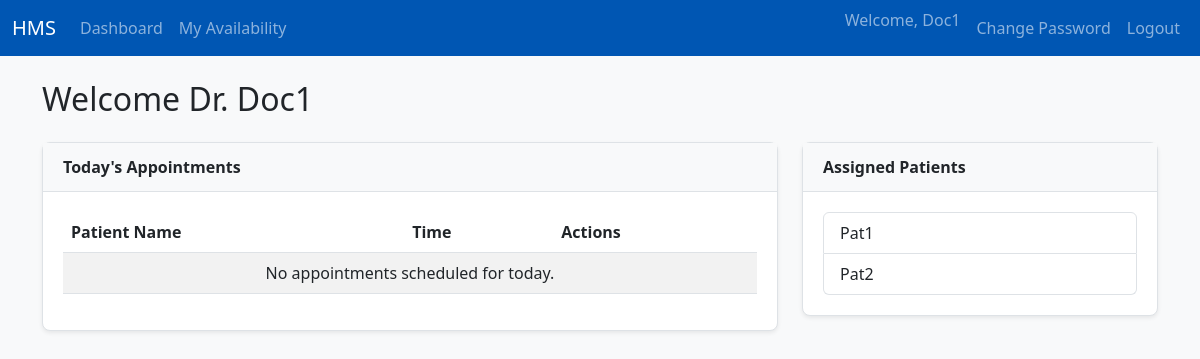
Page /doctor/dashboard (signed in) on the committed database.
### models/models.py (models this page shows)
class User(db.Model, UserMixin):
    id = db.Column(db.Integer, primary_key=True)
    username = db.Column(db.String(150), unique=True, nullable=False)
    password = db.Column(db.String(150), nullable=False)
    role = db.Column(db.String(50), nullable=False)
    is_blacklisted = db.Column(db.Boolean, default=False, nullable=False)

class Doctor(db.Model):
    id = db.Column(db.Integer, primary_key=True)
    user_id = db.Column(db.Integer, db.ForeignKey('user.id'), nullable=False)
    name = db.Column(db.String(100), nullable=False)
    specialization_id = db.Column(db.Integer, db.ForeignKey('department.id'), nullable=False)
    availability = db.Column(db.JSON, nullable=True)
    experience = db.Column(db.Integer, nullable=True)
    qualifications = db.Column(db.String(255), nullable=True)
    profile_picture = db.Column(db.String(255), nullable=True, default='default.jpg')
    user = db.relationship('User', backref=db.backref('doctor', uselist=False))
    specialization = db.relationship('Department', backref='doctors')

class Patient(db.Model):
    id = db.Column(db.Integer, primary_key=True)
    user_id = db.Column(db.Integer, db.ForeignKey('user.id'), nullable=False)
    name = db.Column(db.String(100), nullable=False)
    contact = db.Column(db.String(100), nullable=True)
    user = db.relationship('User', backref=db.backref('patient', uselist=False))

### controllers/doctor_controller.py (the view)
@doctor_bp.route('/dashboard')
def dashboard():
    doctor = Doctor.query.filter_by(user_id=current_user.id).first()
    today_appointments = Appointment.query.filter_by(doctor_id=doctor.id, date=date.today()).all()
    all_appointments = Appointment.query.filter_by(doctor_id=doctor.id).all()
    assigned_patients = sorted(list({app.patient for app in all_appointments}), key=lambda p: p.name)
    return render_template('doctor_dashboard.html', appointments=today_appointments, assigned_patients=assigned_patients)

### controllers/doctor_controller.py (called while the page is built)
@doctor_bp.before_request
@login_required
def check_is_doctor():
    if current_user.role != 'doctor': return "Unauthorized", 403

### templates/doctor_dashboard.html (shortened to what this page needs)
{% extends "base.html" %}
{% block content %}
<h2 class="mb-4">Welcome Dr. {{ current_user.doctor.name }}</h2>
<div class="row">
    <div class="col-md-8">
        <div class="dashboard-card">
            <div class="card-header">Today's Appointments</div>
            <div class="card-body">
                <table class="table table-striped">
                    <thead><tr><th>Patient Name</th><th>Time</th><th>Actions</th></tr></thead>
                    <tbody>
                        {% for appointment in appointments %}
                        <tr>
                            <td>{{ appointment.patient.name }}</td>
                            <td>{{ appointment.time.strftime('%I:%M %p') }}</td>
                            <td>
                                <a href="{{ url_for('doctor.update_patient_history', appointment_id=appointment.id) }}" class="btn btn-primary btn-sm">Update</a>
                                <a href="{{ url_for('doctor.patient_history', patient_id=appointment.patient.id) }}" class="btn btn-info btn-sm">History</a>
                                {% if appointment.status == 'Booked' %}
                                    <a href="{{ url_for('doctor.cancel_appointment', appointment_id=appointment.id) }}" class="btn btn-danger btn-sm">Cancel</a>
                                {% endif %}
                            </td>
                        </tr>
                        {% else %}
                        <tr><td colspan="3" class="text-center">No appointments scheduled for today.</td></tr>
                        {% endfor %}
                    </tbody>
                </table>
            </div>
        </div>
    </div>
    <div class="col-md-4">
        <div class="dashboard-card">
            <div class="card-header">Assigned Patients</div>
            <div class="card-body">
                {% if assigned_patients %}
                    <div class="list-group">
                        {% for patient in assigned_patients %}
                        <a href="{{ url_for('doctor.patient_history', patient_id=patient.id) }}" class="list-group-item list-group-item-action">
                            {{ patient.name }}
                        </a>
                        {% endfor %}
                    </div>
                {% else %}
                    <p>You have no assigned patients yet.</p>
                {% endif %}
            </div>
        </div>
    </div>
</div>
{% endblock %}

### templates/base.html (shortened to what this page needs)
<!DOCTYPE html>
<html lang="en">
<head>
    <link href="https://cdn.jsdelivr.net/npm/bootstrap@5.3.0/dist/css/bootstrap.min.css" rel="stylesheet">
    <link rel="stylesheet" href="{{ url_for('static', filename='css/style.css') }}">
</head>
<body>
    <nav class="navbar navbar-expand-lg navbar-dark bg-primary">
        <div class="container-fluid">
            <a class="navbar-brand" href="{{ url_for('auth.home') }}">HMS</a>
            <div class="collapse navbar-collapse" id="navbarNav">
                <ul class="navbar-nav me-auto mb-2 mb-lg-0">
                    {% if current_user.is_authenticated %}
                        {% if current_user.role == 'admin' %}
                            <li class="nav-item"><a class="nav-link" href="{{ url_for('admin.dashboard') }}">Dashboard</a></li>
                            <li class="nav-item"><a class="nav-link" href="{{ url_for('admin.manage_departments') }}">Departments</a></li>
                            <li class="nav-item"><a class="nav-link" href="{{ url_for('admin.analytics') }}">Analytics</a></li>
                        {% elif current_user.role == 'doctor' %}
                            <li class="nav-item"><a class="nav-link" href="{{ url_for('doctor.dashboard') }}">Dashboard</a></li>
                            <li class="nav-item"><a class="nav-link" href="{{ url_for('doctor.availability') }}">My Availability</a></li>
                        {% endif %}
                    {% endif %}
                </ul>
                <ul class="navbar-nav ms-auto">
                    {% if current_user.is_authenticated %}
                        <li class="nav-item"><span class="navbar-text me-2">Welcome, {{ current_user.username }}</span></li>
                        <li class="nav-item"><a class="nav-link" href="{{ url_for('auth.change_password') }}">Change Password</a></li>
                        <li class="nav-item"><a class="nav-link" href="{{ url_for('auth.logout') }}">Logout</a></li>
                    {% else %}
                        <li class="nav-item"><a class="nav-link" href="{{ url_for('auth.login') }}">Login</a></li>
                        <li class="nav-item"><a class="nav-link" href="{{ url_for('auth.signup') }}">Register</a></li>
                    {% endif %}
                </ul>
            </div>
        </div>
    </nav>
    <div class="container mt-4">
        {% block content %}{% endblock %}
    </div>
</body>
</html>

### static/css/style.css (style rules this page uses)
body { background-color: #f8f9fa; }
.navbar-dark.bg-primary { background-color: #0056b3 !important; }
.card-header { background-color: #e9ecef; font-weight: bold; }
.dashboard-card { border: 1px solid #dee2e6; border-radius: 0.5rem; background-color: #fff; margin-bottom: 1.5rem; box-shadow: 0 0.125rem 0.25rem rgba(0, 0, 0, 0.075); }
.dashboard-card .card-header { font-weight: bold; background-color: #f8f9fa; border-bottom: 1px solid #dee2e6; padding: 0.75rem 1.25rem; }
.dashboard-card .card-body { padding: 1.25rem; }

### rows in the picture
User: username "Doc1"
Doctor: doctor.name "Doc1"
Patient: name "Pat1"
Patient: name "Pat2"
